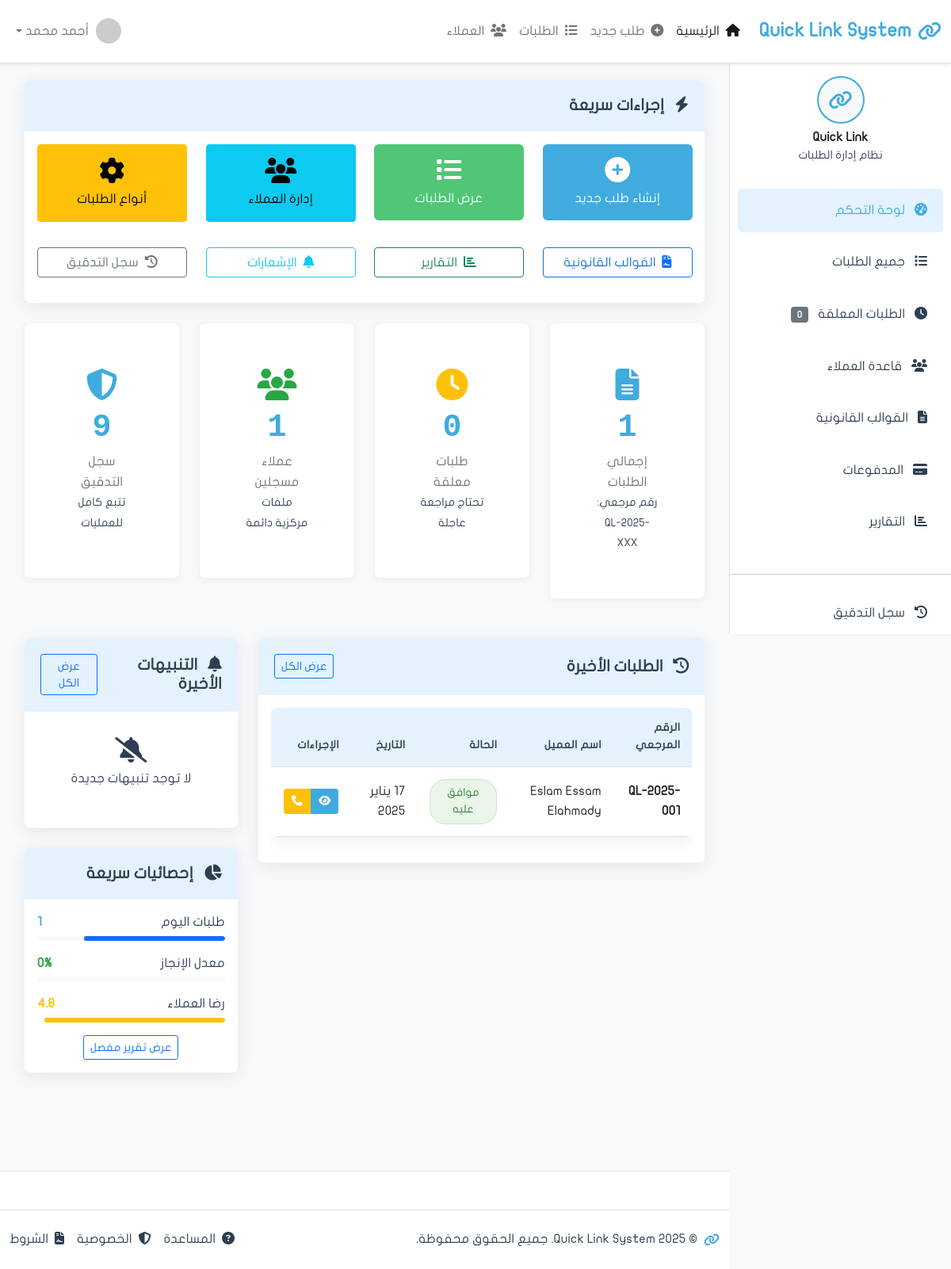
Before: / with the older database file.
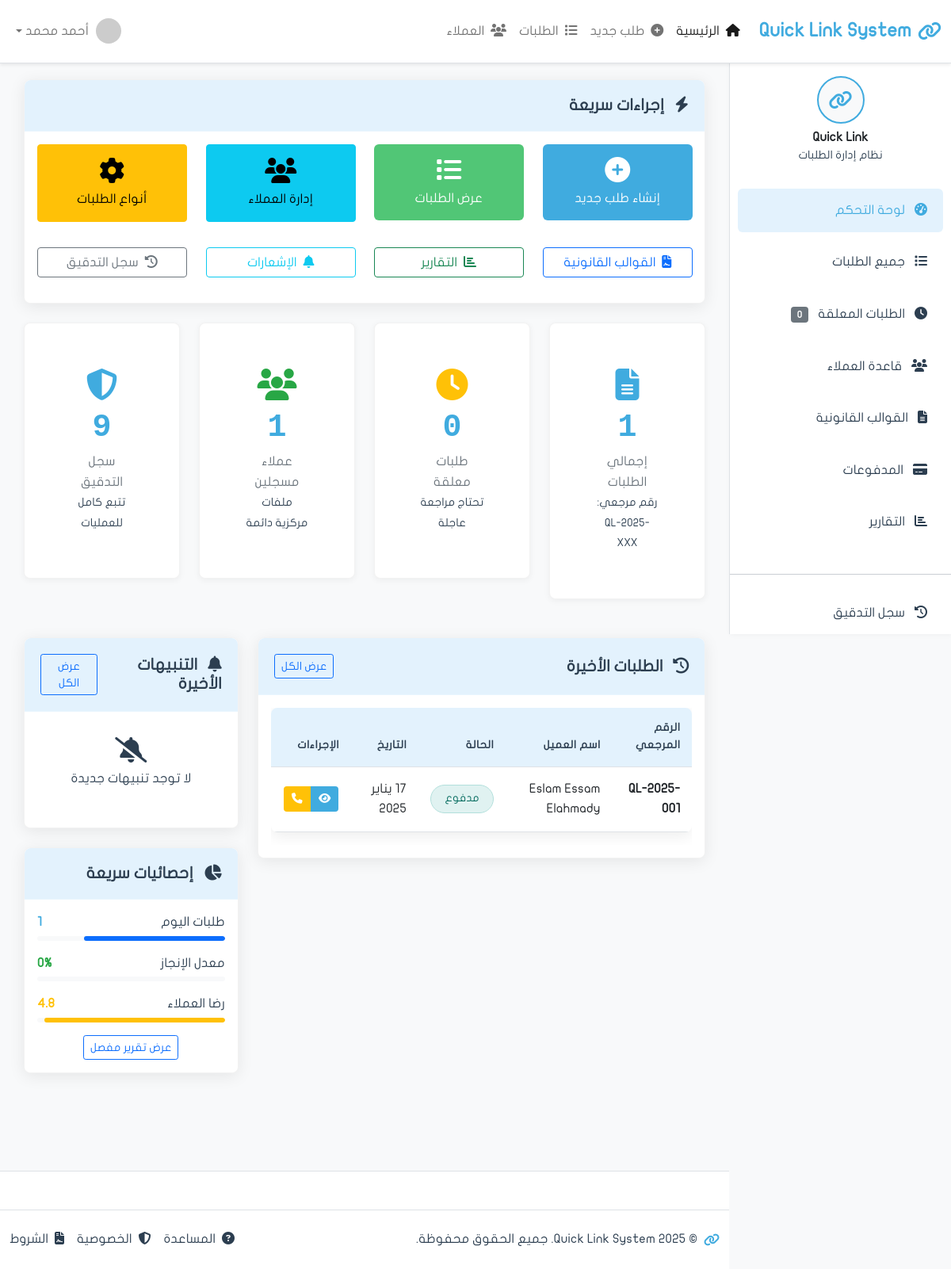
After: the same page with the newer database file.
### apps/requests/models.py (models this page shows, shortened)
class Request(models.Model):
    reference_number = models.CharField(
        'الرقم المرجعي',
        max_length=20,
        unique=True,
        editable=False
    )  # QL-2025-001
    customer = models.ForeignKey(
        'clients.Customer',
        on_delete=models.PROTECT,
        related_name='requests',
        verbose_name='العميل'
    )
    request_type = models.ForeignKey(
        'RequestType',
        on_delete=models.PROTECT,
        related_name='requests',
        verbose_name='نوع الطلب',
        null=True,  # للتوافق مع البيانات القديمة
        blank=True
    )
    request_type_legacy = models.CharField(
        'نوع الطلب (قديم)',
        max_length=100,
        blank=True,
        null=True
    )
    status = models.CharField(
        'الحالة',
        max_length=20,
        choices=RequestStatus.choices,
        default=RequestStatus.NEW
    )
    priority = models.CharField('الأولوية', max_length=20, choices=[
        ('low', 'منخفضة'),
        ('medium', 'متوسطة'),
        ('high', 'عالية'),
        ('urgent', 'عاجلة'),
    ], default='medium')
    template = models.ForeignKey(
        'Template',
        on_delete=models.PROTECT,
        related_name='requests',
        verbose_name='القالب القانوني',
        null=True,
        blank=True
    )
    needs_approval = models.BooleanField('يحتاج موافقة', default=True)
    approved_by = models.ForeignKey(
        'auth.User',
        on_delete=models.SET_NULL,
        null=True,
        blank=True,
        related_name='approved_requests',
        verbose_name='تمت الموافقة من'
    )
    approved_at = models.DateTimeField('تاريخ الموافقة', null=True, blank=True)
    rejected_by = models.ForeignKey(
        'auth.User',
        on_delete=models.SET_NULL,
        null=True,
        blank=True,
        related_name='rejected_requests',
        verbose_name='تم الرفض من'
    )
    rejected_at = models.DateTimeField('تاريخ الرفض', null=True, blank=True)
    rejection_reason = models.TextField('سبب الرفض', blank=True)
    submission_date = models.DateField('تاريخ التقديم', null=True, blank=True)
    due_date = models.DateField('تاريخ الاستحقاق', null=True, blank=True)
    completion_date = models.DateTimeField('تاريخ الإكمال', null=True, blank=True)
    total_amount = models.DecimalField('المبلغ الإجمالي', max_digits=10, decimal_places=2, default=0)
    is_paid = models.BooleanField('مدفوع', default=False)
    payment_method = models.CharField('طريقة الدفع', max_length=50, blank=True)
    description = models.TextField('الوصف', blank=True)
    notes = models.TextField('ملاحظات', blank=True)
    internal_notes = models.TextField('ملاحظات داخلية', blank=True)
    checklist_completed = models.BooleanField('Checklist مكتمل', default=False)
    identity_verified = models.BooleanField('الهوية موثقة', default=False)
    template_selected = models.BooleanField('القالب محدد', default=False)
    payment_confirmed = models.BooleanField('الدفع مؤكد', default=False)
    created_at = models.DateTimeField('تاريخ الإنشاء', auto_now_add=True)
    updated_at = models.DateTimeField('آخر تحديث', auto_now=True)
    created_by = models.ForeignKey(
        'auth.User',
        on_delete=models.SET_NULL,
        null=True,
        related_name='requests_created',
        verbose_name='تم الإنشاء بواسطة'
    )
    assigned_to = models.ForeignKey(
        'auth.User',
        on_delete=models.SET_NULL,
        null=True,
        blank=True,
        related_name='assigned_requests',
        verbose_name='مسند إلى'
    )
    is_deleted = models.BooleanField('محذوف', default=False)
    deleted_at = models.DateTimeField('تاريخ الحذف', null=True, blank=True)
    deleted_by = models.ForeignKey(
        'auth.User',
        on_delete=models.SET_NULL,
        null=True,
        blank=True,
        related_name='requests_deleted',
        verbose_name='تم الحذف بواسطة'
    )
    class Meta:
        verbose_name = 'طلب'
        verbose_name_plural = 'الطلبات'
        ordering = ['-created_at']
        permissions = [
            ('approve_request', 'يمكنه الموافقة على الطلبات'),
            ('reject_request', 'يمكنه رفض الطلبات'),
            ('can_delete_request', 'يمكنه حذف الطلبات'),
            ('view_all_requests', 'يمكنه رؤية جميع الطلبات'),
        ]
        indexes = [
            models.Index(fields=['reference_number']),
            models.Index(fields=['status']),
            models.Index(fields=['created_at']),
        ]

### apps/clients/models.py (models this page shows, shortened)
class Customer(models.Model):
    full_name = models.CharField('الاسم الرباعي', max_length=200)
    full_name_english = models.CharField('الاسم بالإنجليزية', max_length=200, blank=True)
    emirates_id = models.CharField(
        'رقم الهوية',
        max_length=18,
        unique=True,
        validators=[
            RegexValidator(
                regex=r'^784-\d{4}-\d{7}-\d{1}$',
                message='رقم الهوية يجب أن يكون بصيغة: 784-XXXX-XXXXXXX-X'
            )
        ]
    )
    date_of_birth = models.DateField('تاريخ الميلاد')
    nationality = models.CharField('الجنسية', max_length=100, default='الإمارات')
    gender = models.CharField('الجنس', max_length=10, choices=[
        ('male', 'ذكر'),
        ('female', 'أنثى'),
    ])
    phone = models.CharField('رقم الجوال', max_length=20)
    email = models.EmailField('البريد الإلكتروني', blank=True)
    address = models.TextField('العنوان', blank=True)
    occupation = models.CharField('المهنة', max_length=100, blank=True)
    company_name = models.CharField('اسم الشركة', max_length=200, blank=True)
    created_at = models.DateTimeField('تاريخ الإنشاء', auto_now_add=True)
    updated_at = models.DateTimeField('آخر تحديث', auto_now=True)
    created_by = models.ForeignKey(
        'auth.User',
        on_delete=models.SET_NULL,
        null=True,
        related_name='customers_created',
        verbose_name='تم الإنشاء بواسطة'
    )
    is_active = models.BooleanField('نشط', default=True)
    is_verified = models.BooleanField('موثق', default=False)
    notes = models.TextField('ملاحظات', blank=True)
    class Meta:
        verbose_name = 'عميل'
        verbose_name_plural = 'العملاء'
        ordering = ['-created_at']
        indexes = [
            models.Index(fields=['emirates_id']),
            models.Index(fields=['full_name']),
            models.Index(fields=['phone']),
        ]

### apps/requests/views.py (the view)
# urls.py: path('', views.dashboard, name='dashboard'),
def dashboard(request):
    from django.db.models import Count, Q
    from apps.audit.models import AuditLog
    total_requests = Request.objects.filter(is_deleted=False).count()
    pending_requests = Request.objects.filter(
        status__in=['new', 'in_review', 'pending_payment'],
        is_deleted=False
    ).count()
    total_customers = Customer.objects.filter(is_active=True).count()
    audit_logs_count = AuditLog.objects.count()
    recent_requests = Request.objects.filter(
        is_deleted=False
    ).select_related('customer', 'created_by').order_by('-created_at')[:10]
    today_requests = Request.objects.filter(
        created_at__date=date.today(),
        is_deleted=False
    ).count()
    completed_requests = Request.objects.filter(status='completed', is_deleted=False).count()
    completion_rate = round((completed_requests / total_requests * 100), 1) if total_requests > 0 else 0
    from apps.notifications.models import Notification
    recent_notifications = Notification.objects.filter(
        is_read=False
    ).order_by('-created_at')[:3]
    context = {
        'page_title': 'لوحة التحكم',
        'total_requests': total_requests,
        'pending_requests': pending_requests,
        'total_customers': total_customers,
        'audit_logs_count': audit_logs_count,
        'recent_requests': recent_requests,
        'today_requests': today_requests,
        'completion_rate': completion_rate,
        'recent_notifications': recent_notifications,
    }
    return render(request, 'requests/dashboard.html', context)

### apps/requests/templates/requests/dashboard.html (shortened to what the changed rows need)
{% extends 'base.html' %}
{% load static %}
{% block content %}
    <div class="row">
        <div class="col-lg-8 mb-4">
            <div class="card shadow-custom">
                <div class="card-body">
                    <div class="table-responsive">
                        <table class="table table-hover">
                            <thead>
                                <tr>
                                    <th>الرقم المرجعي</th>
                                    <th>اسم العميل</th>
                                    <th>الحالة</th>
                                    <th>التاريخ</th>
                                    <th>الإجراءات</th>
                                </tr>
                            </thead>
                            <tbody>
                                {% if recent_requests %}
                                    {% for req in recent_requests %}
                                    <tr>
                                        <td><strong>{{ req.reference_number }}</strong></td>
                                        <td>{{ req.customer.full_name }}</td>
                                        <td>
                                            <span class="status-badge
                                                {% if req.status == 'new' %}status-new
                                                {% elif req.status == 'in_review' %}status-inreview
                                                {% elif req.status == 'approved' %}status-approved
                                                {% elif req.status == 'completed' %}status-completed
                                                {% elif req.status == 'paid' %}status-paid
                                                {% elif req.status == 'rejected' %}status-rejected
                                                {% elif req.status == 'cancelled' %}status-cancelled
                                                {% elif req.status == 'pending_payment' %}status-pending_payment
                                                {% else %}status-cancelled{% endif %}">
                                                {{ req.get_status_display }}
                                            </span>
                                        </td>
                                        <td>{{ req.created_at|date:"d يناير Y" }}</td>
                                        <td>
                                            <div class="btn-group" role="group">
                                                <a href="{% url 'requests:detail' req.id %}" class="btn btn-action btn-view" title="عرض التفاصيل">
                                                    <i class="fas fa-eye"></i>
                                                </a>
                                                <a href="{% url 'chat:room' %}?customer_id={{ req.customer.id }}" class="btn btn-action btn-warning" title="اتصال عبر WhatsApp">
                                                    <i class="fas fa-phone"></i>
                                                </a>
                                            </div>
                                        </td>
                                    </tr>
                                    {% endfor %}
                                {% endif %}
                            </tbody>
                        </table>
                    </div>
                </div>
            </div>
        </div>
    </div>
{% endblock content %}

Changed rows visible on the page:
changed Request "Eslam Essam Elahmady": status "موافق عليه" → "مدفوع"
